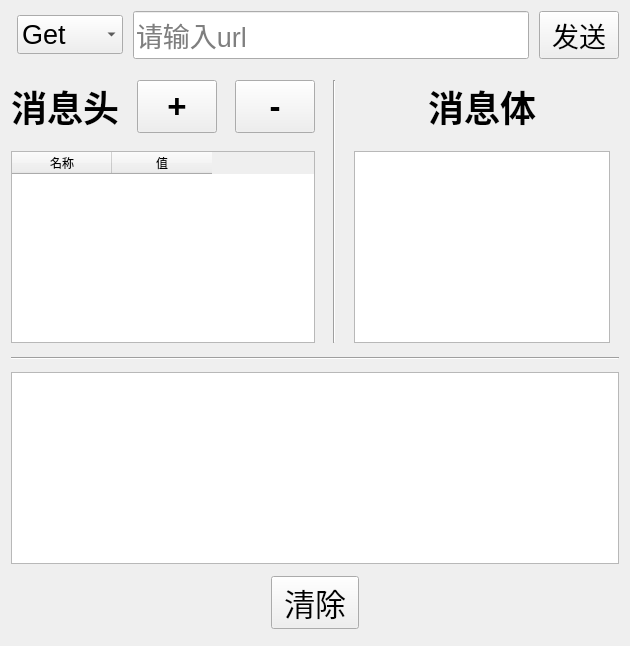
<?xml version="1.0" encoding="UTF-8"?>
<ui version="4.0">
 <class>Form</class>
 <widget class="QWidget" name="Form">
  <property name="sizePolicy">
   <sizepolicy hsizetype="Maximum" vsizetype="Expanding">
    <horstretch>0</horstretch>
    <verstretch>0</verstretch>
   </sizepolicy>
  </property>
  <property name="windowTitle">
   <string>mypostman</string>
  </property>
  <layout class="QVBoxLayout" name="verticalLayout_3">
   <property name="spacing">
    <number>12</number>
   </property>
   <property name="bottomMargin">
    <number>16</number>
   </property>
   <item>
    <layout class="QHBoxLayout" name="horizontalLayout" stretch="0,0,0">
     <property name="spacing">
      <number>10</number>
     </property>
     <property name="leftMargin">
      <number>6</number>
     </property>
     <item>
      <widget class="QComboBox" name="comboBox">
       <property name="font">
        <font>
         <pointsize>20</pointsize>
        </font>
       </property>
       <property name="editable">
        <bool>false</bool>
       </property>
       <property name="currentText">
        <string extracomment="aa">Get</string>
       </property>
       <property name="iconSize">
        <size>
         <width>16</width>
         <height>16</height>
        </size>
       </property>
       <property name="duplicatesEnabled">
        <bool>false</bool>
       </property>
       <item>
        <property name="text">
         <string>Get</string>
        </property>
       </item>
       <item>
        <property name="text">
         <string>Post</string>
        </property>
       </item>
       <item>
        <property name="text">
         <string>Delete</string>
        </property>
       </item>
       <item>
        <property name="text">
         <string>Put</string>
        </property>
       </item>
      </widget>
     </item>
     <item>
      <widget class="QLineEdit" name="lineEdit">
       <property name="enabled">
        <bool>true</bool>
       </property>
       <property name="sizePolicy">
        <sizepolicy hsizetype="Expanding" vsizetype="Preferred">
         <horstretch>0</horstretch>
         <verstretch>0</verstretch>
        </sizepolicy>
       </property>
       <property name="font">
        <font>
         <pointsize>20</pointsize>
        </font>
       </property>
       <property name="placeholderText">
        <string>请输入url</string>
       </property>
      </widget>
     </item>
     <item>
      <widget class="QPushButton" name="pushButton">
       <property name="font">
        <font>
         <pointsize>20</pointsize>
        </font>
       </property>
       <property name="text">
        <string>发送</string>
       </property>
      </widget>
     </item>
    </layout>
   </item>
   <item>
    <layout class="QHBoxLayout" name="horizontalLayout_3">
     <property name="spacing">
      <number>18</number>
     </property>
     <property name="sizeConstraint">
      <enum>QLayout::SetFixedSize</enum>
     </property>
     <property name="leftMargin">
      <number>0</number>
     </property>
     <property name="topMargin">
      <number>9</number>
     </property>
     <property name="rightMargin">
      <number>9</number>
     </property>
     <property name="bottomMargin">
      <number>2</number>
     </property>
     <item>
      <layout class="QVBoxLayout" name="verticalLayout_2">
       <item>
        <layout class="QHBoxLayout" name="horizontalLayout_2">
         <item>
          <widget class="QLabel" name="label_2">
           <property name="sizePolicy">
            <sizepolicy hsizetype="Preferred" vsizetype="Preferred">
             <horstretch>3</horstretch>
             <verstretch>0</verstretch>
            </sizepolicy>
           </property>
           <property name="font">
            <font>
             <pointsize>27</pointsize>
             <weight>75</weight>
             <bold>true</bold>
            </font>
           </property>
           <property name="text">
            <string>消息头</string>
           </property>
           <property name="alignment">
            <set>Qt::AlignCenter</set>
           </property>
          </widget>
         </item>
         <item>
          <widget class="QPushButton" name="pushButton">
           <property name="sizePolicy">
            <sizepolicy hsizetype="Preferred" vsizetype="Preferred">
             <horstretch>1</horstretch>
             <verstretch>0</verstretch>
            </sizepolicy>
           </property>
           <property name="font">
            <font>
             <pointsize>25</pointsize>
             <weight>75</weight>
             <bold>true</bold>
            </font>
           </property>
           <property name="text">
            <string>+</string>
           </property>
          </widget>
         </item>
         <item>
          <widget class="QPushButton" name="pushButton_2">
           <property name="sizePolicy">
            <sizepolicy hsizetype="Minimum" vsizetype="Minimum">
             <horstretch>1</horstretch>
             <verstretch>0</verstretch>
            </sizepolicy>
           </property>
           <property name="font">
            <font>
             <pointsize>25</pointsize>
             <weight>75</weight>
             <bold>true</bold>
            </font>
           </property>
           <property name="text">
            <string>-</string>
           </property>
          </widget>
         </item>
        </layout>
       </item>
       <item>
        <widget class="QTableWidget" name="tableWidget">
         <column>
          <property name="text">
           <string>名称</string>
          </property>
         </column>
         <column>
          <property name="text">
           <string>值</string>
          </property>
         </column>
        </widget>
       </item>
      </layout>
     </item>
     <item>
      <widget class="Line" name="line">
       <property name="orientation">
        <enum>Qt::Vertical</enum>
       </property>
      </widget>
     </item>
     <item>
      <layout class="QVBoxLayout" name="verticalLayout">
       <item>
        <widget class="QLabel" name="label">
         <property name="font">
          <font>
           <family>Adobe Caslon Pro</family>
           <pointsize>27</pointsize>
           <weight>75</weight>
           <bold>true</bold>
           <strikeout>false</strikeout>
           <kerning>false</kerning>
          </font>
         </property>
         <property name="layoutDirection">
          <enum>Qt::LeftToRight</enum>
         </property>
         <property name="text">
          <string>消息体</string>
         </property>
         <property name="textFormat">
          <enum>Qt::AutoText</enum>
         </property>
         <property name="alignment">
          <set>Qt::AlignCenter</set>
         </property>
         <property name="wordWrap">
          <bool>false</bool>
         </property>
         <property name="margin">
          <number>0</number>
         </property>
         <property name="indent">
          <number>7</number>
         </property>
         <property name="openExternalLinks">
          <bool>false</bool>
         </property>
         <property name="textInteractionFlags">
          <set>Qt::LinksAccessibleByMouse</set>
         </property>
        </widget>
       </item>
       <item>
        <widget class="QPlainTextEdit" name="plainTextEdit"/>
       </item>
      </layout>
     </item>
    </layout>
   </item>
   <item>
    <widget class="Line" name="line_2">
     <property name="orientation">
      <enum>Qt::Horizontal</enum>
     </property>
    </widget>
   </item>
   <item>
    <widget class="QTextBrowser" name="textBrowser">
     <property name="whatsThis">
      <string>&lt;html&gt;&lt;head/&gt;&lt;body&gt;&lt;p&gt;响应体提示框&lt;/p&gt;&lt;/body&gt;&lt;/html&gt;</string>
     </property>
     <property name="tabStopWidth">
      <number>80</number>
     </property>
     <property name="cursorWidth">
      <number>2</number>
     </property>
    </widget>
   </item>
   <item>
    <layout class="QVBoxLayout" name="verticalLayout_4">
     <property name="topMargin">
      <number>0</number>
     </property>
     <property name="rightMargin">
      <number>0</number>
     </property>
     <property name="bottomMargin">
      <number>1</number>
     </property>
     <item alignment="Qt::AlignHCenter">
      <widget class="QPushButton" name="pushButton_2">
       <property name="sizePolicy">
        <sizepolicy hsizetype="Fixed" vsizetype="Fixed">
         <horstretch>0</horstretch>
         <verstretch>2</verstretch>
        </sizepolicy>
       </property>
       <property name="font">
        <font>
         <pointsize>23</pointsize>
        </font>
       </property>
       <property name="text">
        <string> 清除 </string>
       </property>
       <property name="autoRepeatDelay">
        <number>304</number>
       </property>
       <property name="autoRepeatInterval">
        <number>101</number>
       </property>
      </widget>
     </item>
    </layout>
   </item>
  </layout>
 </widget>
 <resources/>
 <connections/>
</ui>
